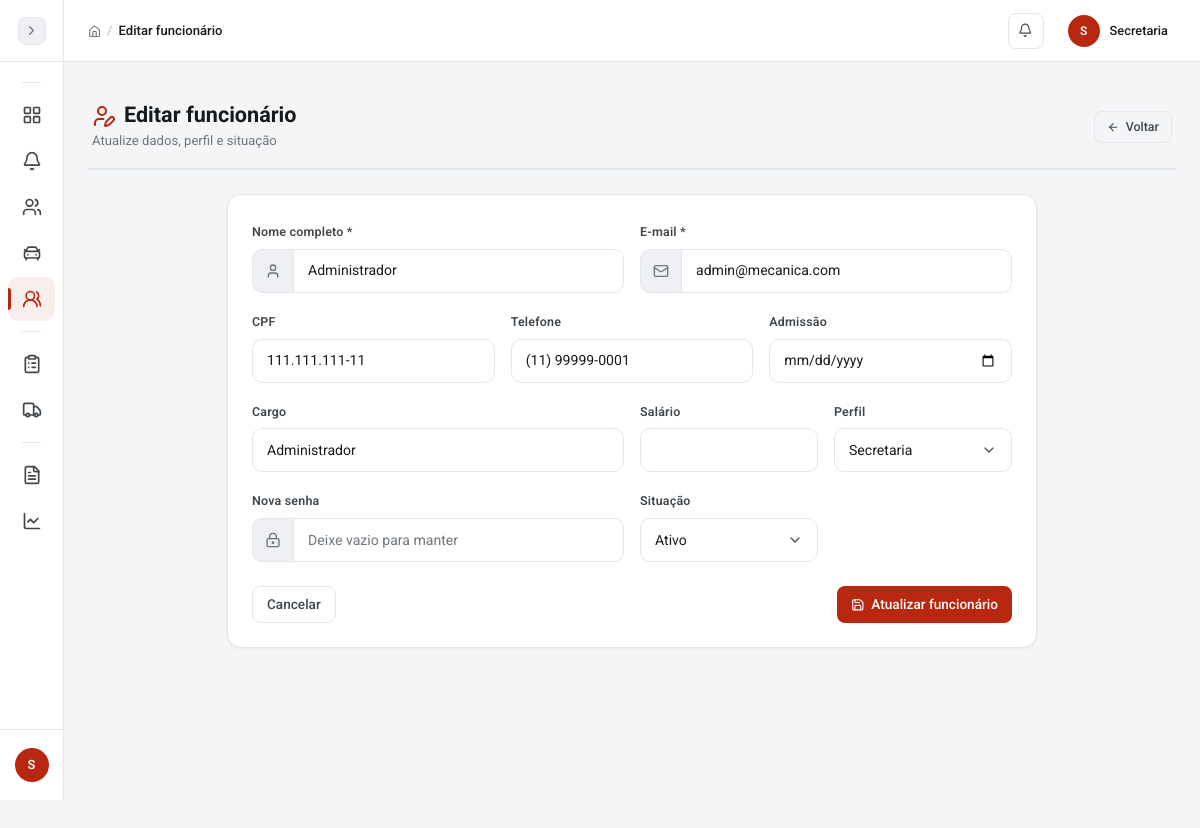
Page /pages/funcionarios/editar.php?id=1 (signed in) on the committed database.
### tables this page shows
CREATE TABLE usuarios (
  id INT AUTO_INCREMENT PRIMARY KEY,
  nome VARCHAR(100) NOT NULL,
  email VARCHAR(120) NOT NULL UNIQUE,
  senha VARCHAR(255) NOT NULL,
  tipo ENUM('admin','secretaria','mecanico_chefe','mecanico') NOT NULL DEFAULT 'mecanico',
  cpf VARCHAR(14) UNIQUE,
  telefone VARCHAR(20),
  salario DECIMAL(10,2),
  data_admissao DATE,
  cargo VARCHAR(100),
  ativo TINYINT(1) NOT NULL DEFAULT 1,
  data_cadastro TIMESTAMP DEFAULT CURRENT_TIMESTAMP
);

### config/conexao.php (called while the page is built, shortened)
<?php
function esc($dado) {
    return htmlspecialchars((string) $dado, ENT_QUOTES, 'UTF-8');
}
?>

### pages/funcionarios/editar.php (the view, shortened to what this page needs)
<?php
require_once __DIR__ . '/../../config/conexao.php';
$id = (int) ($_GET['id'] ?? 0);
$stmt = $conn->prepare('SELECT * FROM usuarios WHERE id = :id');
$stmt->execute([':id' => $id]);
$funcionario = $stmt->fetch();
require_once __DIR__ . '/../../includes/header.php';
?>
<div class="page-header"><div><h1><i data-lucide="user-pen" class="text-primary me-2"></i>Editar funcionário</h1><span class="page-subtitle">Atualize dados, perfil e situação</span></div><a href="listar.php" class="btn btn-outline-secondary btn-icon"><i data-lucide="arrow-left"></i>Voltar</a></div>
<div class="row justify-content-center"><div class="col-lg-9"><div class="card"><div class="card-body p-4"><form method="POST" action="processar.php?acao=editar"><input type="hidden" name="csrf_token" value="<?php echo esc(csrf_token()); ?>"><input type="hidden" name="id" value="<?php echo $id; ?>"><div class="row g-3"><div class="col-md-6"><label class="form-label">Nome completo *</label><div class="input-group"><span class="input-group-text"><i data-lucide="user"></i></span><input class="form-control" name="nome" value="<?php echo esc($funcionario['nome']); ?>" required></div></div><div class="col-md-6"><label class="form-label">E-mail *</label><div class="input-group"><span class="input-group-text"><i data-lucide="mail"></i></span><input class="form-control" type="email" name="email" value="<?php echo esc($funcionario['email']); ?>" required></div></div><div class="col-md-4"><label class="form-label">CPF</label><input class="form-control" name="cpf" maxlength="14" value="<?php echo esc($funcionario['cpf']); ?>"></div><div class="col-md-4"><label class="form-label">Telefone</label><input class="form-control" name="telefone" maxlength="20" value="<?php echo esc($funcionario['telefone']); ?>"></div><div class="col-md-4"><label class="form-label">Admissão</label><input class="form-control" type="date" name="data_admissao" value="<?php echo esc($funcionario['data_admissao']); ?>"></div><div class="col-md-6"><label class="form-label">Cargo</label><input class="form-control" name="cargo" value="<?php echo esc($funcionario['cargo']); ?>"></div><div class="col-md-3"><label class="form-label">Salário</label><input class="form-control" type="number" step="0.01" min="0" name="salario" value="<?php echo esc($funcionario['salario']); ?>"></div><div class="col-md-3"><label class="form-label">Perfil</label><select class="form-select" name="tipo" <?php echo $funcionario['id'] == $_SESSION['usuario_id'] ? 'disabled' : ''; ?>><?php foreach (['admin' => 'Administrador', 'secretaria' => 'Secretaria', 'mecanico_chefe' => 'Mecânico chefe', 'mecanico' => 'Mecânico'] as $tipo => $nome): ?><?php if ($tipo !== 'admin' || tem_papel(['admin'])): ?><option value="<?php echo $tipo; ?>" <?php echo $funcionario['tipo'] === $tipo ? 'selected' : ''; ?>><?php echo $nome; ?></option><?php endif; ?><?php endforeach; ?></select></div><div class="col-md-6"><label class="form-label">Nova senha</label><div class="input-group"><span class="input-group-text"><i data-lucide="lock-keyhole"></i></span><input class="form-control" type="password" name="senha" minlength="8" placeholder="Deixe vazio para manter"></div></div><div class="col-md-3"><label class="form-label">Situação</label><select class="form-select" name="ativo"><option value="1" <?php echo $funcionario['ativo'] ? 'selected' : ''; ?>>Ativo</option><option value="0" <?php echo !$funcionario['ativo'] ? 'selected' : ''; ?>>Inativo</option></select></div></div><div class="d-flex justify-content-between mt-4"><a href="listar.php" class="btn btn-outline-secondary">Cancelar</a><button class="btn btn-primary btn-icon" type="submit"><i data-lucide="save"></i>Atualizar funcionário</button></div></form></div></div></div></div>
<?php require_once __DIR__ . '/../../includes/footer.php'; ?>

### includes/header.php (style rules this page uses)
html.js body { opacity:0;transition:opacity .25s ease }

### rows in the picture
usuarios: nome "Administrador", email "admin@mecanica.com", cpf "111.111.111-11", telefone "(11) 99999-0001", cargo "Administrador", tipo "Secretaria", ativo "Ativo"

### other values in the picture
substr($nome_usuario, 0, 1) "S"
$titulo_pagina "Editar funcionário"
substr($_SESSION['usuario_nome'] ?? 'U', 0, 1) "S"
$_SESSION['usuario_nome'] "Secretaria"
